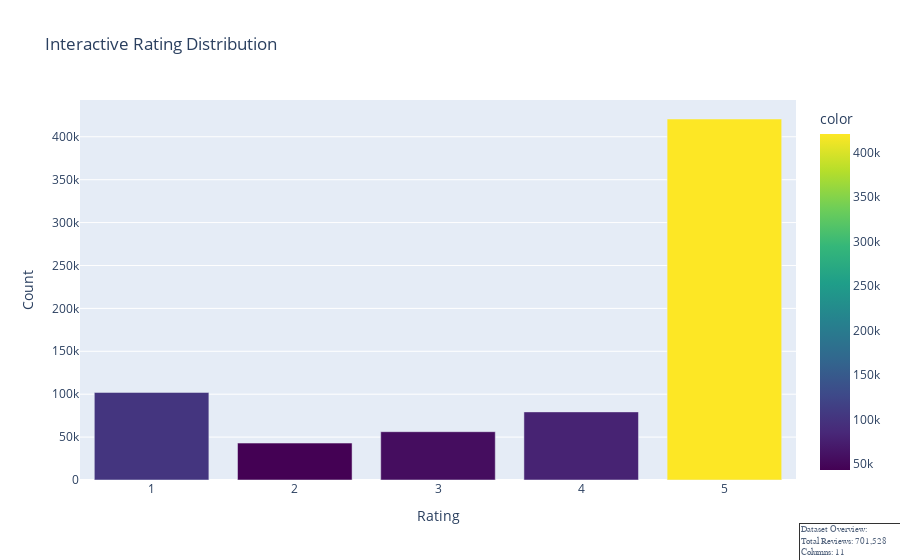

The cell this chart's notebook holds for it:
### Code cell
# Making the plots above interactive so they are nice for presentation
# Visualization 2: Interactive visualizations with Plotly
import plotly.express as px
import plotly.graph_objects as go
from plotly.subplots import make_subplots

#Rating distribution first 
if 'rating' in df_reviews.columns:
    rating_counts = df_reviews['rating'].value_counts().sort_index()
    fig1 = px.bar(
        x=rating_counts.index,
        y=rating_counts.values,
        labels={'x': 'Rating', 'y': 'Count'},
        title='Interactive Rating Distribution',
        color=rating_counts.values,
        color_continuous_scale='Viridis'
    )

    # Adding the Data Overview 

    # ---- Add dataset overview text annotation ----
    stats_text = (
    f"Dataset Overview:<br>"
    f"Total Reviews: {len(df_reviews):,}<br>"
    f"Columns: {len(df_reviews.columns)}<br>"
    f"Memory Usage: {df_reviews.memory_usage(deep=True).sum() / 1024**2:.2f} MB<br>"
    f"Missing Values: {df_reviews.isnull().sum().sum()}"
)

    fig1.add_annotation(
    text=stats_text,
    xref="paper",
    yref="paper",
    x=1.15,    # Restructuring its in a weird place
    y=-0.27,
    showarrow=False,
    font=dict(size=9, family="monospace"),
    align="left",
    bordercolor="black",
    borderwidth=1,
    bgcolor="white",
    opacity=0.8
)

    fig1.show()


#  text statts
if 'review_body' in df_reviews.columns or 'text' in df_reviews.columns:
    text_col = 'review_body' if 'review_body' in df_reviews.columns else 'text'
    
    # Word count per review
    df_reviews['word_count'] = df_reviews[text_col].str.split().str.len()
    
    fig2 = px.histogram(
        df_reviews,
        x='word_count',
        nbins=50,
        title='Word Count Distribution in Reviews',
        labels={'word_count': 'Number of Words'},
        color_discrete_sequence=['indianred']
    )
    fig2.update_xaxes(title_text="Number of Words")
    fig2.update_yaxes(title_text="Frequency")
    fig2.show()

### Figure 1 — Plotly figure (JSON) as saved in the notebook; plotly's stock layout.template omitted (floating-point values rounded to 4 significant figures)
{"data": [{"hovertemplate": "Rating=%{x}<br>Count=%{y}<br>color=%{marker.color}<extra></extra>", "legendgroup": "", "marker": {"color": [102080, 43034, 56307, 79381, 420726], "coloraxis": "coloraxis", "pattern": {"shape": ""}}, "name": "", "orientation": "v", "showlegend": false, "textposition": "auto", "type": "bar", "x": [1, 2, 3, 4, 5], "xaxis": "x", "y": [102080, 43034, 56307, 79381, 420726], "yaxis": "y"}], "layout": {"annotations": [{"align": "left", "bgcolor": "white", "bordercolor": "black", "borderwidth": 1, "font": {"family": "monospace", "size": 9}, "opacity": 0.8, "showarrow": false, "text": "Dataset Overview:<br>Total Reviews: 701,528<br>Columns: 11<br>Memory Usage: 422.16 MB<br>Missing Values: 0", "x": 1.15, "xref": "paper", "y": -0.27, "yref": "paper"}], "barmode": "relative", "coloraxis": {"colorbar": {"title": {"text": "color"}}, "colorscale": [[0, "#440154"], [0.1111, "#482878"], [0.2222, "#3e4989"], [0.3333, "#31688e"], [0.4444, "#26828e"], [0.5556, "#1f9e89"], [0.6667, "#35b779"], [0.7778, "#6ece58"], [0.8889, "#b5de2b"], [1, "#fde725"]]}, "legend": {"tracegroupgap": 0}, "title": {"text": "Interactive Rating Distribution"}, "xaxis": {"anchor": "y", "domain": [0, 1], "title": {"text": "Rating"}}, "yaxis": {"anchor": "x", "domain": [0, 1], "title": {"text": "Count"}}}}
